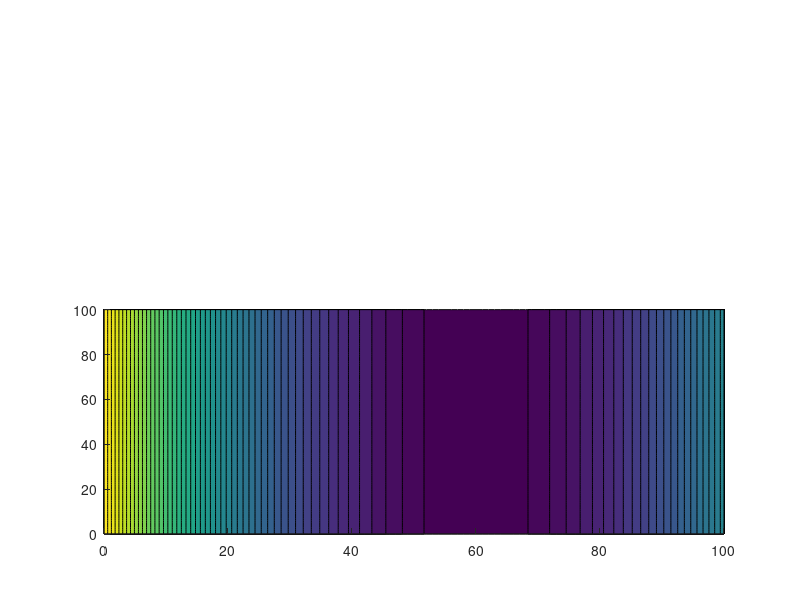

MATLAB code to generate this figure: (Note: this script raises an error after producing the figure.)
% 2D point robot moving in an obstacle free space (velocity is the control input, no inertia system)
% assuming motion noise (Rt) to be independent of x and u (unit variance)
% measurement noise (Qt) is dependent on x as given by the contour plot
% variance is stored rowwise and its square-root is taken
clc;
clear all;
close all;
addpath('/media/saumya/Data/Study/CMU/Robotics/PlanningWithContact/Codes/Planning_with_contact_to_reduce_uncertainty/BSP_iterative_local_optimization/utils');
global nState mControl pMeasure xf x0 N dt umax T Amp sig mu F G Fi Gi ei Qt_full P R q r p mapxmax mapymax delx delu delsig Mt Rt Qf Qt S1T s2T s3T x_nom0 sigmanom0 u_nom0

%% Declaring parameters
% Q = 2*eye(2); R = 1; Qf = Q;
nState = 2; % size of state space
mControl = 2; % size of control space
pMeasure = 2;

N = 100 ;%number of grid points (time steps)
dt = 0.1 ;%time step for Euler Integration
T = N*dt ;%total time
t0 = [linspace(0,T,N)]';

x0 = [10;20];
xf = [20;70];
umax = inf ;%upper control bound (optimization variable)

% Parameters for the onbservation map
Amp = 0.002;
sig = 10000;
mu = 60;

% Dimensions of the map
mapxmax = 100;
mapymax = 100;

% delta steps for finite difference operations
delx = 0.01;
delu = 0.01;
delsig = 0.01;

% Noise for the motion model
Mt = 200*eye(nState);

% Cost funcition penalty terms
Rt = 10*eye(mControl); %u'*Rt*u
Qt = 200*eye(nState);  % sigma*Qt*sigma
Qf = 100*N*eye(nState); %x'*Qf*x + sigma*Qf*sigma

%% Loading nominal trajectory
load nominalTraj_X_origin15_15.mat
load nominalTraj_U_origin15_15.mat
load nominalTraj_t0_origin15_15.mat

%% Setting up fmincon to find nominal trajectory
% A = [] ;%empty because no linear equations
% b = [] ;%empty because no linear equations
% Aeq = [] ;%empty because no linear equations
% beq = [] ;%empty because no linear equations
% options =optimoptions(@fmincon,'TolFun',0.0001,'MaxIter',10000,...
%     'MaxFunEvals',100000,'Display','iter','DiffMinChange',0.001,'Algorithm','sqp');
% % State and control bounds
% UB = [inf*ones(1,nState*N),umax*ones(1,mControl*N)];
% LB = -UB;
% params0 = [zeros(1,nState*N), zeros(1,mControl*N)];
% % Finding the nominal trajectory
% COSTFUN = @(params) costFnTrajOpt(params);
% CONSTRAINTFUN = @(params) nonlinconstraintsDirCol(params,@Dynamics_2DpointBot);
% params = fmincon(COSTFUN,params0,A,b,Aeq,beq,LB,UB,CONSTRAINTFUN,options);
% x = [];
% u = [];
% for i = 1:nState
%     x = [x; params(N*(i-1)+1:N*i)];
% end
% for i = 1:mControl
%     u = [u; params(nState*N+N*(i-1)+1:nState*N+N*i)];
% end
% save('nominalTraj_X_origin15_15.mat', 'x');
% save('nominalTraj_U_origin15_15.mat', 'u');
% save('nominalTraj_t0_origin15_15.mat', 't0');
x_nom0 = x;
u_nom0 = u;

%% Plotting initial trajectory and environment
figure(1);
set(gcf,'units','points','position',[10,10,700,700])
% Observation environment variance
subplot(4,2,[5,6,7,8])
mapx = 0:mapxmax;
mapy = 0:mapymax;
[mapX,mapY] = meshgrid(mapx,mapy);

% contZvar = Amp*exp(-(mapX - mu).^2/sig);
contZvar = Amp*(mu - mapX).^2;
conto = contourf(mapX,mapY,contZvar,50, 'edgecolor','none');
colormap(flipud(gray));
hold on;
% Plotting nominal trajectory
% plotNominalTraj(t0, x_nom0, u_nom0);
hold on;

%% Initializing Nominal belief trajectory
sigmanom0 = sigmaToVec(10*eye(nState), nState);
b_nom = zeros(nState+nState*(nState+1)/2, size(x,2)); % zero variance
b_nom(1:nState, :) = x_nom0;
b_nom(nState+1:end, 1) = sigmanom0;
u_nom = u_nom0;


outer_iter = 1;
max_iterations_outer = 10;

% Create a movie structure to add frames to
mov(1:max_iterations_outer) = struct('cdata', [], 'colormap', []);
% Create a video writer to use the writeVideo function
v = VideoWriter('BSP_iterative_local_optimization_2.avi');
% Make the video writer available for writing
open(v);

%% iLQG loop
while(outer_iter <= max_iterations_outer) % or l(t) <lt
    
    plotTrajectoryWithVariance(t0, b_nom, u_nom);
    
    %%Finding terminal S (constant)
    [S1T, s2T, s3T] = terminalS(b_nom, u_nom);
    
    % Linearize motion dynamics
    [F, G] = stochasticMotionDynamicsLinearize(b_nom, u_nom);
    % Linearize observation dynamics
    [Fi, Gi, ei] = stochaticVarianceLinearize(b_nom, u_nom);
    % Quadratize cost function
    [Qt_full, P, R, q, r, p] = quadratizeCost(b_nom, u_nom);
    % Ricatti for S
    [S1, s2, s3, L, I] = RicattiForS();
    
    % ODE45 for forward propagation
    [b_new, u_new] = forward_integral(L,I,b_nom,u_nom);
    
    
    b_nom = b_new;
    u_nom = u_new;
    
    % Video writing
    ax = gcf();
    mov(outer_iter) = getframe(ax);
    % Write frame to the video writer "v"
    writeVideo(v,mov(outer_iter));
    
    outer_iter = outer_iter +1;
    pause(0.01);

end
close(v);